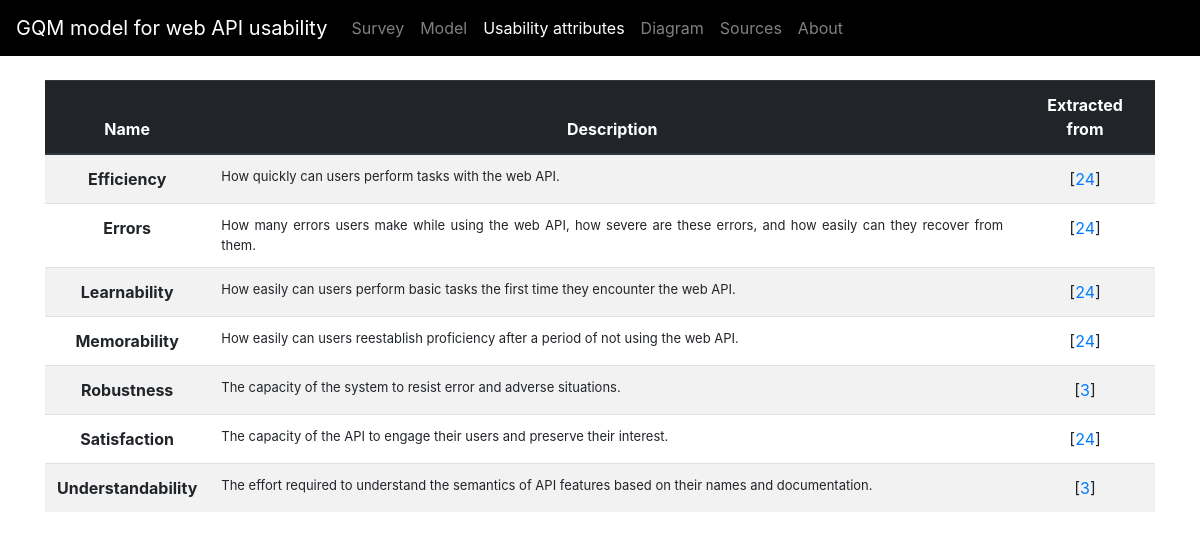
/www/html/attributes.php, run on the app's committed database.
### tables this page shows
CREATE TABLE Attribute_Source (  
    ID INT UNSIGNED NOT NULL AUTO_INCREMENT,
    AttributeID INT UNSIGNED NOT NULL,
    SourceID INT UNSIGNED NOT NULL,

    PRIMARY KEY (ID),
    FOREIGN KEY (AttributeID) REFERENCES Attribute(ID),
    FOREIGN KEY (SourceID) REFERENCES Source(ID)
);

CREATE TABLE Attribute (
    ID INT UNSIGNED NOT NULL AUTO_INCREMENT,
    Name VARCHAR(256) NOT NULL,
    Description VARCHAR(256) NOT NULL,
    
    PRIMARY KEY (ID),
    UNIQUE (Name)
);

### www/html/controller/DBController.php (called while the page is built, shortened)
<?php
class DBController extends mysqli {
    public static $instance;
    function __construct() {
        $this->host = "localhost";
        $this->schema = "GQM";
        $this->username = "";
        $this->password = "";
    }
    public static function getInstance() {
        if (!self::$instance instanceof self) {
            try {
                self::$instance = new self;
            } catch (Exception $e) {
                die($e->getMessage());
            }
        }
        self::$instance->query("SET CHARACTER SET 'utf8'");
        return self::$instance;
    }
    public static function destroyInstance() {
        if (self::$instance instanceof self) {
            self::$instance = null;
        }
    }
}

### www/html/attributes.php (the view, shortened to what this page needs)
<?php
require_once './controller/DBController.php';
$listOfAttributes = [];
$queryResult = DBController::getInstance()->query('SELECT Attribute_Source.AttributeID, Attribute_Source.SourceID, Attribute.Name, Attribute.Description FROM Attribute JOIN Attribute_Source ON Attribute.ID = Attribute_Source.AttributeID ORDER BY Attribute.Name');
while ($row = $queryResult->fetch_assoc()) {
    $listOfAttributes[] = $row;
}
?>
<!DOCTYPE html>
<html lang="en">
<head>
    <link rel="stylesheet" href="https://cdn.jsdelivr.net/npm/bootstrap@4.0.0/dist/css/bootstrap.min.css">
    <link rel="stylesheet" href="resources/css/style.css">
</head>
<body>
    <?php include_once './lib/Menu.php'; ?>
    <div class="container mb-4 mt-4">
        <table class="table table-hover table-striped">
            <thead class="thead-dark">
                <tr>
                    <th class="text-center" scope="col">Name</th>
                    <th class="text-center" scope="col">Description</th>
                    <th class="text-center" scope="col">Extracted from</th>
                </tr>
            </thead>
            <tbody>
                <?php foreach ($listOfAttributes as $attribute) { ?>
                    <tr id="<?= $attribute['AttributeID'] ?>">
                        <th class="text-center" scope="row"><?= $attribute['Name'] ?></th>
                        <td class="metric-details text-justify"><?= $attribute['Description'] ?></td>
                        <td class="text-center">[<a href="<?= Constants::URL_SOURCES_PAGE ?>#<?= $attribute['SourceID'] ?>" target="_blank"><?= $attribute['SourceID'] ?></a>]</td>
                    </tr>
                <?php } ?>
            </tbody>
        </table>
    </div>
</body>
</html>

### www/html/lib/Menu.php (shortened to what this page needs)
<nav class="navbar navbar-dark navbar-expand-lg sticky-top" style="background-color: black;">
    <a class="navbar-brand" href="<?= Constants::URL_SURVEY_PAGE ?>"><?= Constants::APP_NAME ?></a>
    <div class="collapse navbar-collapse" id="navbarSupportedContent">
        <ul class="navbar-nav mr-auto">
            <?php
            foreach (Constants::APP_PAGES as $title => $url) {
                $class = str_ends_with($_SERVER['REQUEST_URI'], $url) ? "nav-item active" : "nav-item";
            ?>
                <li class="<?= $class ?>">
                    <a class="nav-link" href="<?= $url ?>"><?= $title ?></a>
                </li>
            <?php } ?>
        </ul>
    </div>
</nav>

### www/html/resources/css/style.css (style rules this page uses)
.metric-details { font-size: small; }

### data on the page
attribute_source: AttributeID.Name "Efficiency", AttributeID.Description "How quickly can users perform tasks with the web API.", SourceID "24"
attribute_source: AttributeID.Name "Errors", AttributeID.Description "How many errors users make while using the web API, how severe are these errors, and how easily can they recover from them.", SourceID "24"
attribute_source: AttributeID.Name "Learnability", AttributeID.Description "How easily can users perform basic tasks the first time they encounter the web API.", SourceID "24"
attribute_source: AttributeID.Name "Memorability", AttributeID.Description "How easily can users reestablish proficiency after a period of not using the web API.", SourceID "24"
attribute_source: AttributeID.Name "Robustness", AttributeID.Description "The capacity of the system to resist error and adverse situations.", SourceID "3"
attribute_source: AttributeID.Name "Satisfaction", AttributeID.Description "The capacity of the API to engage their users and preserve their interest.", SourceID "24"
attribute_source: AttributeID.Name "Understandability", AttributeID.Description "The effort required to understand the semantics of API features based on their names and documentation.", SourceID "3"

### other printed values
Constants::APP_NAME "GQM model for web API usability"
$title "Survey"
$title "Model"
$title "Usability attributes"
$title "Diagram"
$title "Sources"
$title "About"
